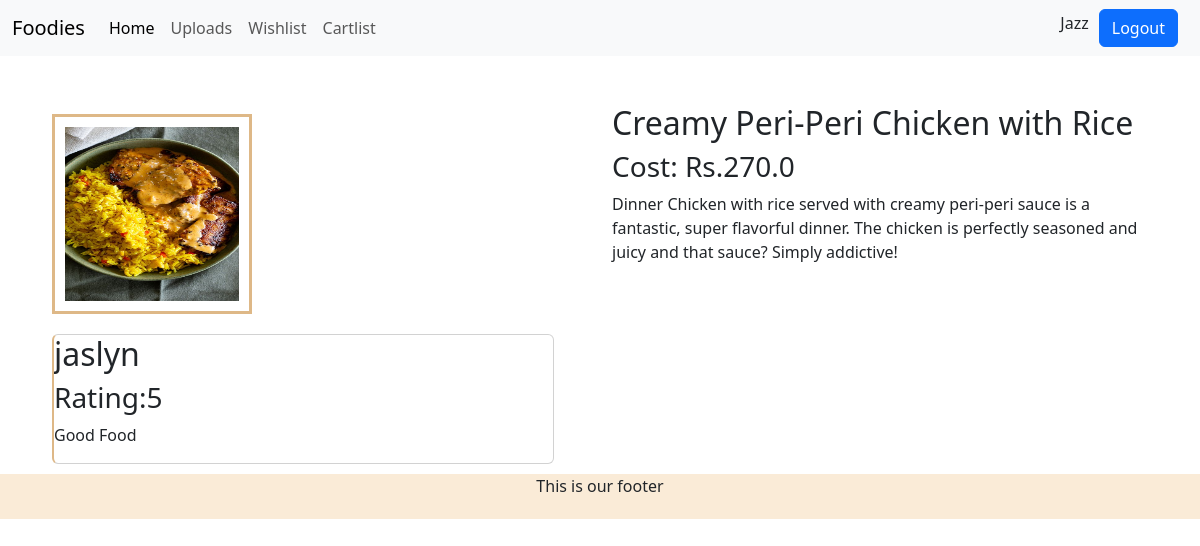
The app's page /Product/2 (signed in) with its own data.
### Homepage/models.py (models this page shows, shortened)
class FoodImages(models.Model):
    name=models.CharField(max_length=100)
    category = models.TextField()
    cost = models.FloatField()
    images=models.ImageField(upload_to="foodImages/")
    updated = models.DateTimeField(auto_now=True) #updates the filed valuee everytime the instance is saved(to track ur database)
    created = models.DateTimeField(auto_now_add=True)#sets the value when instance is created

class FoodReview(models.Model):
    user = models.ForeignKey(User,on_delete=models.CASCADE)
    product = models.ForeignKey(FoodImages,on_delete=models.CASCADE)
    review_text = models.TextField()
    rating = models.PositiveSmallIntegerField(choices=[(i,str(i)) for i in range(1,6)])
    updated = models.DateTimeField(auto_now=True)
    created = models.DateTimeField(auto_now_add=True)

### Homepage/views.py (the view)
# urls.py: path('Product/<int:id>',views.product_view,name="Product"),
def product_view(request,id):
    product=get_object_or_404(FoodImages,id=id)
    review_obj = FoodReview.objects.filter(product=product)
    return render(request,"Product.html",{'product':product,"review_obj":review_obj})

### template/Product.html
{% extends "main.html"%}
{% block body_block %}
<div class="container mt-5">
    <div class="row">
        <div class="col -md-6">
            <img src="{{product.images.url}}" alt="image" class="img-fluid product-img"/>
        </div>
        <div class="col -md-6">
            <h2>{{product.name}}</h2>
            <h3>Cost: Rs.{{product.cost}}</h3>
            <p>{{product.category}}</p>
        </div>
    </div>
    {% for review in review_obj %}
    <div class="card" style="width:45%; margin-bottom:10px;">
        <h2>{{review.user.username}}</h2>
        <h3>Rating:{{review.rating}}</h3>
        <p>{{review.review_text}}</p>
    </div>
    {% endfor %}
</div>
{% endblock %}

### template/main.html (shortened to what this page needs)
<!DOCTYPE html>
<html lang="en">
<head>
    <link href="https://cdn.jsdelivr.net/npm/bootstrap@5.3.3/dist/css/bootstrap.min.css" rel="stylesheet">
</head>
<body>
    <nav class="navbar navbar-expand-lg bg-body-tertiary">
        <div class="container-fluid">
          <a class="navbar-brand" href="#">Foodies</a>
          <div class="collapse navbar-collapse" id="navbarSupportedContent">
            <ul class="navbar-nav me-auto mb-2 mb-lg-0">
              <li class="nav-item">
                <a class="nav-link active" aria-current="page" href="{% url 'home' %}">Home</a>
              </li>
              <li class="nav-item">
                <a class="nav-link" href="{% url 'upload_images' %}">Uploads</a>
              </li>
                <a class="nav-link" href="{% url 'show_wishList' %}">Wishlist</a>
                <a class="nav-link" href="{% url 'show_cartList' %}">Cartlist</a>
            </ul>
            {% if user.is_authenticated %}
            <h6>{{user.username}}</h6>
              <a href ="{% url 'Logout' %}">
                <button class="btn btn-primary" type="submit" id="loginButton">Logout</button></a>
            {% else %}
              <a href ="{% url 'Login' %}">
              <button class="btn btn-primary" type="submit" id="loginButton">Login</button></a>
            {% endif %}
          </div>
        </div>
    </nav>
    {% block body_block %}
    {% endblock %}
    <footer style="background-color: antiquewhite;width:100%;text-align:center; height:45px">This is our footer</footer>
</body>
</html>

### template/main.html (style rules this page uses)
#loginButton { margin-left: 10px; margin-right: 10px; }
.product-img { width:200px; height:200px; padding:10px; border:burlywood solid; margin:10px; }
.card { margin:10px; max-height: 350px; overflow-y: auto; border-left: 2px solid burlywood; }

### records on screen
FoodImages: images (picture), name "Creamy Peri-Peri Chicken with Rice", cost "270.0", category "Dinner Chicken with rice served with creamy peri-peri sauce is a fantastic, super flavorful dinner. The chicken is perfectly seasoned and juicy and that sauce? Simply addictive!"
FoodReview: user.username "jaslyn", rating "5", review_text "Good Food"

### other values on screen
{{ user.username }} "Jazz"
